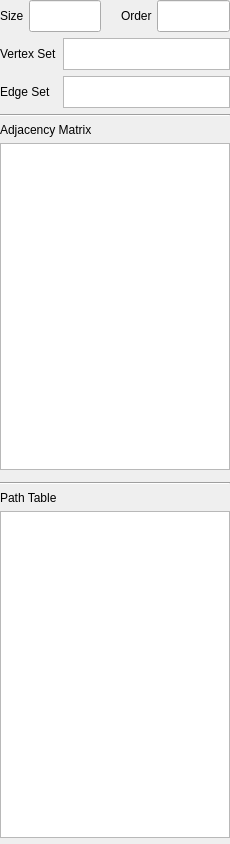
<?xml version="1.0" encoding="UTF-8"?>
<ui version="4.0">
 <class>InfoPanel</class>
 <widget class="QFrame" name="InfoPanel">
  <property name="geometry">
   <rect>
    <x>0</x>
    <y>0</y>
    <width>230</width>
    <height>844</height>
   </rect>
  </property>
  <property name="sizePolicy">
   <sizepolicy hsizetype="Minimum" vsizetype="Preferred">
    <horstretch>0</horstretch>
    <verstretch>0</verstretch>
   </sizepolicy>
  </property>
  <property name="minimumSize">
   <size>
    <width>230</width>
    <height>0</height>
   </size>
  </property>
  <property name="maximumSize">
   <size>
    <width>250</width>
    <height>16777215</height>
   </size>
  </property>
  <property name="windowTitle">
   <string>Frame</string>
  </property>
  <layout class="QGridLayout" name="gridLayout">
   <property name="leftMargin">
    <number>0</number>
   </property>
   <property name="topMargin">
    <number>0</number>
   </property>
   <property name="rightMargin">
    <number>0</number>
   </property>
   <property name="bottomMargin">
    <number>0</number>
   </property>
   <item row="0" column="0">
    <layout class="QHBoxLayout" name="size_order_layout">
     <property name="spacing">
      <number>5</number>
     </property>
     <item alignment="Qt::AlignRight">
      <widget class="QLabel" name="size_label">
       <property name="text">
        <string>Size</string>
       </property>
      </widget>
     </item>
     <item alignment="Qt::AlignLeft">
      <widget class="QLineEdit" name="size_box">
       <property name="minimumSize">
        <size>
         <width>0</width>
         <height>32</height>
        </size>
       </property>
       <property name="maximumSize">
        <size>
         <width>100</width>
         <height>16777215</height>
        </size>
       </property>
       <property name="cursor">
        <cursorShape>ArrowCursor</cursorShape>
       </property>
       <property name="readOnly">
        <bool>true</bool>
       </property>
      </widget>
     </item>
     <item>
      <spacer name="h_spacer">
       <property name="orientation">
        <enum>Qt::Horizontal</enum>
       </property>
       <property name="sizeType">
        <enum>QSizePolicy::Fixed</enum>
       </property>
       <property name="sizeHint" stdset="0">
        <size>
         <width>15</width>
         <height>20</height>
        </size>
       </property>
      </spacer>
     </item>
     <item>
      <widget class="QLabel" name="order_label">
       <property name="text">
        <string>Order</string>
       </property>
      </widget>
     </item>
     <item alignment="Qt::AlignRight">
      <widget class="QLineEdit" name="order_box">
       <property name="minimumSize">
        <size>
         <width>0</width>
         <height>32</height>
        </size>
       </property>
       <property name="maximumSize">
        <size>
         <width>100</width>
         <height>16777215</height>
        </size>
       </property>
       <property name="cursor">
        <cursorShape>ArrowCursor</cursorShape>
       </property>
       <property name="readOnly">
        <bool>true</bool>
       </property>
      </widget>
     </item>
    </layout>
   </item>
   <item row="1" column="0">
    <widget class="QWidget" name="sets_grid" native="true">
     <property name="sizePolicy">
      <sizepolicy hsizetype="MinimumExpanding" vsizetype="Fixed">
       <horstretch>0</horstretch>
       <verstretch>0</verstretch>
      </sizepolicy>
     </property>
     <property name="maximumSize">
      <size>
       <width>16777215</width>
       <height>120</height>
      </size>
     </property>
     <layout class="QGridLayout" name="gridLayout_3">
      <property name="leftMargin">
       <number>0</number>
      </property>
      <property name="topMargin">
       <number>0</number>
      </property>
      <property name="rightMargin">
       <number>0</number>
      </property>
      <property name="bottomMargin">
       <number>0</number>
      </property>
      <item row="8" column="0">
       <widget class="QLabel" name="edge_set_label">
        <property name="text">
         <string>Edge Set</string>
        </property>
       </widget>
      </item>
      <item row="7" column="0">
       <widget class="QLabel" name="vertex_set_label">
        <property name="text">
         <string>Vertex Set</string>
        </property>
       </widget>
      </item>
      <item row="7" column="1">
       <widget class="QPlainTextEdit" name="vertex_set_box">
        <property name="maximumSize">
         <size>
          <width>16777215</width>
          <height>32</height>
         </size>
        </property>
        <property name="lineWrapMode">
         <enum>QPlainTextEdit::NoWrap</enum>
        </property>
        <property name="readOnly">
         <bool>true</bool>
        </property>
       </widget>
      </item>
      <item row="8" column="1">
       <widget class="QPlainTextEdit" name="edge_set_box">
        <property name="maximumSize">
         <size>
          <width>16777215</width>
          <height>32</height>
         </size>
        </property>
        <property name="lineWrapMode">
         <enum>QPlainTextEdit::NoWrap</enum>
        </property>
        <property name="readOnly">
         <bool>true</bool>
        </property>
       </widget>
      </item>
     </layout>
    </widget>
   </item>
   <item row="2" column="0">
    <widget class="Line" name="line_2">
     <property name="orientation">
      <enum>Qt::Horizontal</enum>
     </property>
    </widget>
   </item>
   <item row="3" column="0">
    <widget class="QWidget" name="adj_matrix_widget" native="true">
     <property name="sizePolicy">
      <sizepolicy hsizetype="Preferred" vsizetype="Preferred">
       <horstretch>0</horstretch>
       <verstretch>0</verstretch>
      </sizepolicy>
     </property>
     <layout class="QVBoxLayout" name="verticalLayout_7">
      <property name="leftMargin">
       <number>0</number>
      </property>
      <property name="topMargin">
       <number>0</number>
      </property>
      <property name="rightMargin">
       <number>0</number>
      </property>
      <property name="bottomMargin">
       <number>6</number>
      </property>
      <item>
       <widget class="QLabel" name="adj_matrix_label">
        <property name="text">
         <string>Adjacency Matrix</string>
        </property>
       </widget>
      </item>
      <item>
       <widget class="QTableWidget" name="adj_matrix_table">
        <property name="minimumSize">
         <size>
          <width>0</width>
          <height>180</height>
         </size>
        </property>
        <property name="showGrid">
         <bool>false</bool>
        </property>
        <property name="cornerButtonEnabled">
         <bool>false</bool>
        </property>
        <attribute name="horizontalHeaderVisible">
         <bool>false</bool>
        </attribute>
        <attribute name="verticalHeaderVisible">
         <bool>false</bool>
        </attribute>
       </widget>
      </item>
     </layout>
    </widget>
   </item>
   <item row="4" column="0">
    <widget class="Line" name="line_3">
     <property name="orientation">
      <enum>Qt::Horizontal</enum>
     </property>
    </widget>
   </item>
   <item row="5" column="0">
    <widget class="QWidget" name="table_widget" native="true">
     <layout class="QVBoxLayout" name="verticalLayout_8">
      <property name="leftMargin">
       <number>0</number>
      </property>
      <property name="topMargin">
       <number>0</number>
      </property>
      <property name="rightMargin">
       <number>0</number>
      </property>
      <property name="bottomMargin">
       <number>6</number>
      </property>
      <item>
       <widget class="QLabel" name="table_label">
        <property name="text">
         <string>Path Table</string>
        </property>
       </widget>
      </item>
      <item>
       <widget class="QTableWidget" name="table">
        <property name="minimumSize">
         <size>
          <width>0</width>
          <height>180</height>
         </size>
        </property>
       </widget>
      </item>
     </layout>
    </widget>
   </item>
  </layout>
 </widget>
 <resources/>
 <connections/>
</ui>
